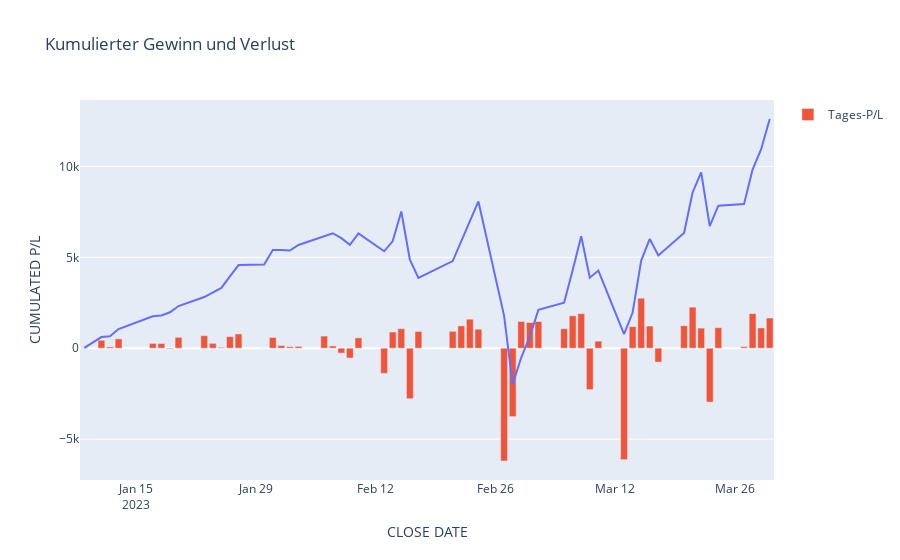

This figure's notebook cell:
### Code cell
df_pl = account.groupby("CLOSE DATE")["P/L"].sum().reset_index()
df_cpl = account.groupby("CLOSE DATE")["CUMULATED P/L"].last().reset_index()

fig = px.line(df_cpl, x="CLOSE DATE", y="CUMULATED P/L", title="Kumulierter Gewinn und Verlust")
fig.add_bar(x=df_pl["CLOSE DATE"], y=df_pl["P/L"], name="Tages-P/L")
fig.show()
